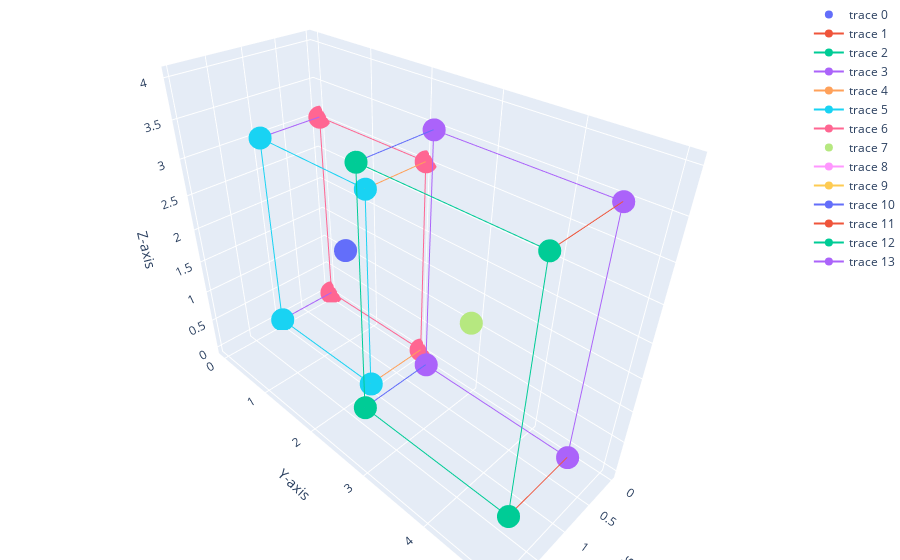

The code cell stored with this chart in its notebook:
### Code cell
display_object(cube, translate_cube(cube, 1, 3, 1))

### Figure 1 — Plotly figure (JSON) as saved in the notebook; plotly's stock layout.template omitted (floating-point values rounded to 4 significant figures)
{"data": [{"mode": "markers", "type": "scatter3d", "x": [0.5], "y": [1], "z": [1.5]}, {"mode": "markers+lines", "type": "scatter3d", "x": [0, 1, 1, 0, 0], "y": [0, 0, 2, 2, 0], "z": [0, 0, 0, 0, 0]}, {"mode": "markers+lines", "type": "scatter3d", "x": [0, 1, 1, 0, 0], "y": [0, 0, 2, 2, 0], "z": [3, 3, 3, 3, 3]}, {"mode": "markers+lines", "type": "scatter3d", "x": [0, 1, 1, 0, 0], "y": [0, 0, 0, 0, 0], "z": [0, 0, 3, 3, 0]}, {"mode": "markers+lines", "type": "scatter3d", "x": [1, 0, 0, 1, 1], "y": [2, 2, 2, 2, 2], "z": [0, 0, 3, 3, 0]}, {"mode": "markers+lines", "type": "scatter3d", "x": [1, 1, 1, 1, 1], "y": [0, 2, 2, 0, 0], "z": [0, 0, 3, 3, 0]}, {"mode": "markers+lines", "type": "scatter3d", "x": [0, 0, 0, 0, 0], "y": [0, 2, 2, 0, 0], "z": [3, 3, 0, 0, 3]}, {"mode": "markers", "type": "scatter3d", "x": [1.5], "y": [4], "z": [2.5]}, {"mode": "markers+lines", "type": "scatter3d", "x": [1, 2, 2, 1, 1], "y": [3, 3, 5, 5, 3], "z": [1, 1, 1, 1, 1]}, {"mode": "markers+lines", "type": "scatter3d", "x": [1, 2, 2, 1, 1], "y": [3, 3, 5, 5, 3], "z": [4, 4, 4, 4, 4]}, {"mode": "markers+lines", "type": "scatter3d", "x": [1, 2, 2, 1, 1], "y": [3, 3, 3, 3, 3], "z": [1, 1, 4, 4, 1]}, {"mode": "markers+lines", "type": "scatter3d", "x": [2, 1, 1, 2, 2], "y": [5, 5, 5, 5, 5], "z": [1, 1, 4, 4, 1]}, {"mode": "markers+lines", "type": "scatter3d", "x": [2, 2, 2, 2, 2], "y": [3, 5, 5, 3, 3], "z": [1, 1, 4, 4, 1]}, {"mode": "markers+lines", "type": "scatter3d", "x": [1, 1, 1, 1, 1], "y": [3, 5, 5, 3, 3], "z": [4, 4, 1, 1, 4]}], "layout": {"autosize": true, "margin": {"b": 0, "l": 0, "pad": 0, "r": 0, "t": 0}, "scene": {"xaxis": {"title": {"text": "X-axis"}}, "yaxis": {"title": {"text": "Y-axis"}}, "zaxis": {"title": {"text": "Z-axis"}}}, "title": {"text": ""}}}
